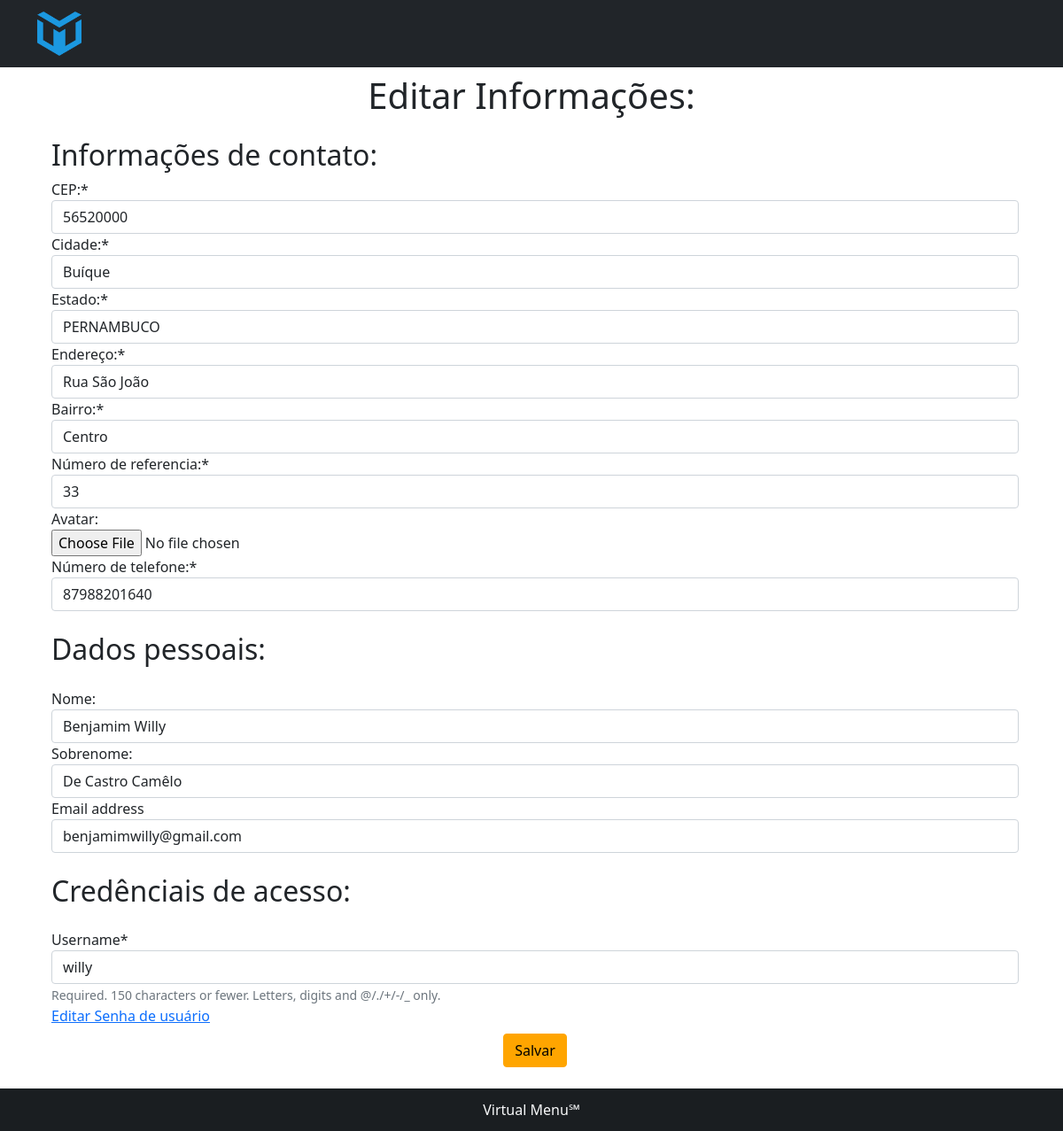
The app's page /auth/edit/ (signed in), older data.
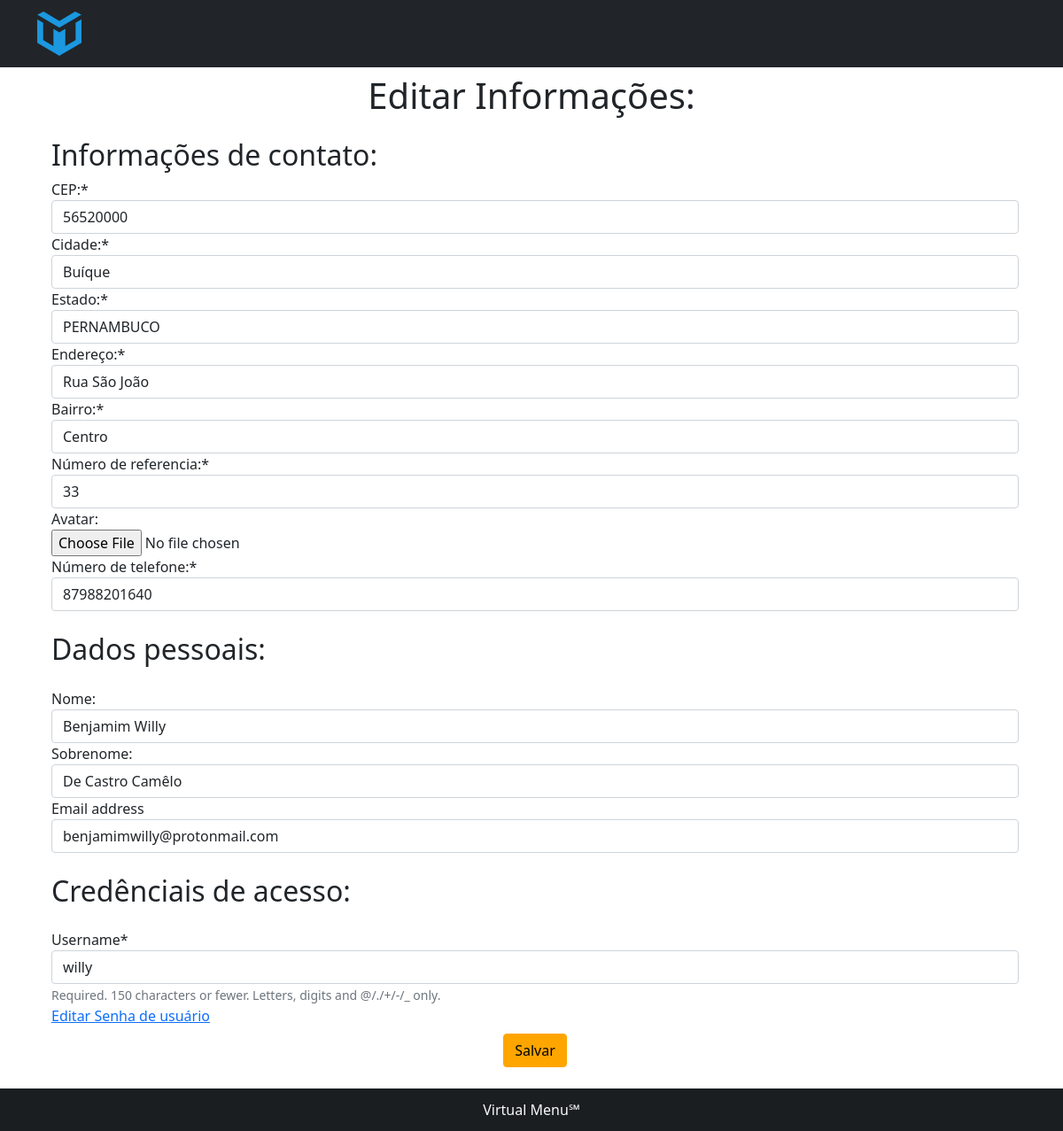
The same page, newer data.
### accounts/models.py (models this page shows, shortened)
class User(AbstractUser):
    postal_code = models.IntegerField(default=0)
    city = models.CharField(max_length=30)
    state = models.CharField(max_length=2,choices=STATE_CHOICES)
    address = models.CharField(max_length=40)
    district = models.CharField(max_length=40)
    number_ref = models.SmallIntegerField(default=0)
    contacts_phone = models.BigIntegerField(unique=True,default=0)
    avatar = models.ImageField(null=True,blank=True,default=None,upload_to="avatar/")
    codigo_de_convite = models.CharField(max_length=32,unique=True)
    codigo_convidado = models.CharField(null=True,default=None,max_length=120)
    USERNAME_FIELD = 'username'
    REQUIRED_FIELDS = ['first_name','last_name','email','postal_code','city','state','address','district','number_ref','contacts_phone','codigo_de_convite']

### accounts/views.py (the view, shortened to what this page needs)
# urls.py: path('edit/',ChangeUsr),
@login_required
def ChangeUsr(request):
        usr = request.user
        id_usr = usr.id
        post = get_object_or_404(User, pk=id_usr)
        form = UserChangeForm(instance=post)
        return render(request, 'user/edit_user.html', {'form': form, 'post' : post})

### accounts/forms.py (shortened to what this page needs)
class UserChangeForm(forms.UserChangeForm):
    password = forms.ReadOnlyPasswordHashField()
    class Meta(forms.UserChangeForm.Meta):
        model = User
        fields = ("postal_code","city","state","address","district","number_ref","first_name","last_name","email","contacts_phone","avatar","username")
        labels = {'postal_code':('CEP:'),'city': ('Cidade:'),'state': ('Estado:'),'address':('Endereço:'), 'district': ('Bairro:'),'number_ref':('Número de referencia:'),'first_name':('Nome:'), 'last_name':('Sobrenome:'),'contacts_phone':('Número de telefone:'),'avatar':('Avatar: '),}

### templates/user/edit_user.html (shortened to what this page needs)
{%load static%}
{% load crispy_forms_tags %}
<!doctype html>
<html lang="pt-br">
  <head>
    <link href="{%static '/css/user.css' %}" rel="stylesheet">
  </head>
  <body>
  {% include 'user/user_navbars/user_edit_base.html'%}
  {% include 'user/snippets/user_snippet_edit.html' %}
  <footer class="bg-light text-center text-lg-start">
  {% include 'footer/register_footer.html'%}
  </body>
</html>

### templates/user/user_navbars/user_edit_base.html (shortened to what this page needs)
{%load static%}
<nav class="navbar navbar-dark bg-dark">
    <div class="container">
        <a class="navbar-brand" href="#">
            <img src="{%static '/img/logo2.png' %}" alt="" width="50" height="50">
        </a>
    </div>
  </nav>

### templates/user/snippets/user_snippet_edit.html (shortened to what this page needs)
{% load static %}
{% load crispy_forms_tags %}
<div class="container-sm">
    <h1 class="text-center my-2">Editar Informações:</h1>
    <form action="." method="post" class="form-group" enctype="multipart/form-data">
    <div class="container-fluid mx-1 my-4">
    <h2>Informações de contato:</h2>
      {{form.postal_code|as_crispy_field}}
      {{form.city|as_crispy_field}}
      {{form.state|as_crispy_field}}
      {{form.address|as_crispy_field}}
      {{form.district|as_crispy_field}}
      {{form.number_ref|as_crispy_field}}
      {{form.avatar|as_crispy_field}}
      {{form.contacts_phone|as_crispy_field}}
    <h2 class="my-4">Dados pessoais:</h2>
      {{form.first_name|as_crispy_field}}
      {{form.last_name|as_crispy_field}}
      {{form.email|as_crispy_field}}
    <h2 class="my-4">Credênciais de acesso: </h2>
      {{form.username| as_crispy_field}}
      <a href="/auth/user/password_change/">Editar Senha de usuário</a>
      <div class="container-fluid my-2 text-center">
      <input type="submit" value="Salvar" class="btn btn-warning">
      </div>
    </form>
  </div>

### templates/footer/register_footer.html
{% load static %}
{% block content %}
    <footer class="bg-dark text-center text-lg-start">
        <div class="text-center py-2 text-light"
             style="background-color: rgba(0, 0, 0, 0.2);">
            <div class="my-1">Virtual Menu℠</div>
        </div>
    </footer>
{% endblock %}

Row changes from the older to the newer data that the page shows:
changed User "Buíque": email "benjamimwilly@gmail.com" → "benjamimwilly@protonmail.com"
